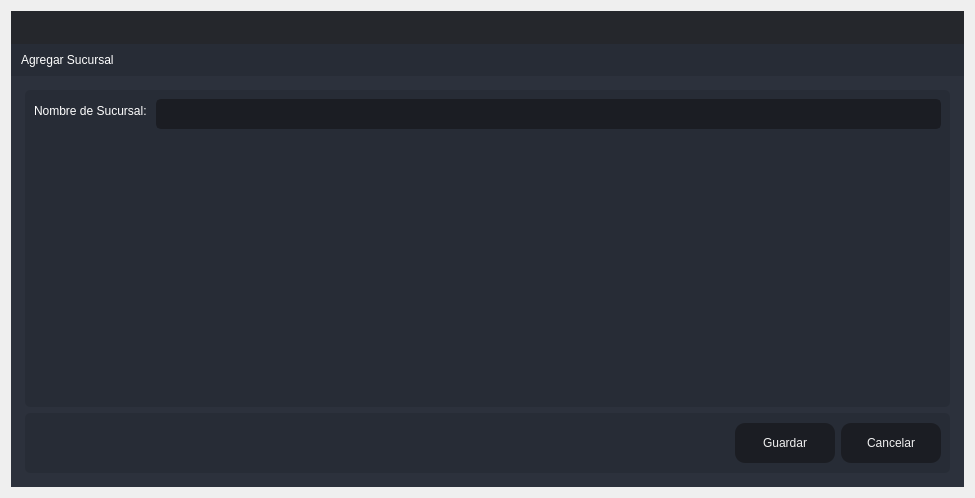
<?xml version="1.0" encoding="UTF-8"?>
<ui version="4.0">
 <class>Create_Sucursal</class>
 <widget class="QDialog" name="Create_Sucursal">
  <property name="windowModality">
   <enum>Qt::ApplicationModal</enum>
  </property>
  <property name="geometry">
   <rect>
    <x>0</x>
    <y>0</y>
    <width>975</width>
    <height>498</height>
   </rect>
  </property>
  <property name="windowTitle">
   <string>Agregar</string>
  </property>
  <layout class="QVBoxLayout" name="verticalLayout_6">
   <item>
    <widget class="QFrame" name="frame_main">
     <property name="styleSheet">
      <string notr="true">/* LINE EDIT */
QLineEdit {
	background-color: rgb(27, 29, 35);
	border-radius: 5px;
	border: 2px solid rgb(27, 29, 35);
	padding-left: 10px;
}
QLineEdit:hover {
	border: 2px solid rgb(64, 71, 88);
}
QLineEdit:focus {
	border: 2px solid rgb(91, 101, 124);
}

/* SCROLL BARS */
QScrollBar:horizontal {
    border: none;
    background: rgb(52, 59, 72);
    height: 14px;
    margin: 0px 21px 0 21px;
	border-radius: 0px;
}
QScrollBar::handle:horizontal {
    background: rgb(85, 170, 255);
    min-width: 25px;
	border-radius: 7px
}
QScrollBar::add-line:horizontal {
    border: none;
    background: rgb(55, 63, 77);
    width: 20px;
	border-top-right-radius: 7px;
    border-bottom-right-radius: 7px;
    subcontrol-position: right;
    subcontrol-origin: margin;
}
QScrollBar::sub-line:horizontal {
    border: none;
    background: rgb(55, 63, 77);
    width: 20px;
	border-top-left-radius: 7px;
    border-bottom-left-radius: 7px;
    subcontrol-position: left;
    subcontrol-origin: margin;
}
QScrollBar::up-arrow:horizontal, QScrollBar::down-arrow:horizontal
{
     background: none;
}
QScrollBar::add-page:horizontal, QScrollBar::sub-page:horizontal
{
     background: none;
}
 QScrollBar:vertical {
	border: none;
    background: rgb(52, 59, 72);
    width: 14px;
    margin: 21px 0 21px 0;
	border-radius: 0px;
 }
 QScrollBar::handle:vertical {	
	background: rgb(85, 170, 255);
    min-height: 25px;
	border-radius: 7px
 }
 QScrollBar::add-line:vertical {
     border: none;
    background: rgb(55, 63, 77);
     height: 20px;
	border-bottom-left-radius: 7px;
    border-bottom-right-radius: 7px;
     subcontrol-position: bottom;
     subcontrol-origin: margin;
 }
 QScrollBar::sub-line:vertical {
	border: none;
    background: rgb(55, 63, 77);
     height: 20px;
	border-top-left-radius: 7px;
    border-top-right-radius: 7px;
     subcontrol-position: top;
     subcontrol-origin: margin;
 }
 QScrollBar::up-arrow:vertical, QScrollBar::down-arrow:vertical {
     background: none;
 }

 QScrollBar::add-page:vertical, QScrollBar::sub-page:vertical {
     background: none;
 }

/* CHECKBOX */
QCheckBox::indicator {
    border: 3px solid rgb(52, 59, 72);
	width: 15px;
	height: 15px;
	border-radius: 10px;
    background: rgb(44, 49, 60);
}
QCheckBox::indicator:hover {
    border: 3px solid rgb(58, 66, 81);
}
QCheckBox::indicator:checked {
    background: 3px solid rgb(52, 59, 72);
	border: 3px solid rgb(52, 59, 72);	
	background-image: url(:/16x16/icons/16x16/cil-check-alt.png);
}

/* RADIO BUTTON */
QRadioButton::indicator {
    border: 3px solid rgb(52, 59, 72);
	width: 15px;
	height: 15px;
	border-radius: 10px;
    background: rgb(44, 49, 60);
}
QRadioButton::indicator:hover {
    border: 3px solid rgb(58, 66, 81);
}
QRadioButton::indicator:checked {
    background: 3px solid rgb(94, 106, 130);
	border: 3px solid rgb(52, 59, 72);	
}

/* COMBOBOX */
QComboBox{
	background-color: rgb(27, 29, 35);
	border-radius: 5px;
	border: 2px solid rgb(27, 29, 35);
	padding: 5px;
	padding-left: 10px;
}
QComboBox:hover{
	border: 2px solid rgb(64, 71, 88);
}
QComboBox::drop-down {
	subcontrol-origin: padding;
	subcontrol-position: top right;
	width: 25px; 
	border-left-width: 3px;
	border-left-color: rgba(39, 44, 54, 150);
	border-left-style: solid;
	border-top-right-radius: 3px;
	border-bottom-right-radius: 3px;	
	background-image: url(:/16x16/icons/16x16/cil-arrow-bottom.png);
	background-position: center;
	background-repeat: no-reperat;
 }
QComboBox QAbstractItemView {
	color: rgb(85, 170, 255);	
	background-color: rgb(27, 29, 35);
	padding: 10px;
	selection-background-color: rgb(39, 44, 54);
}

/* SLIDERS */
QSlider::groove:horizontal {
    border-radius: 9px;
    height: 18px;
	margin: 0px;
	background-color: rgb(52, 59, 72);
}
QSlider::groove:horizontal:hover {
	background-color: rgb(55, 62, 76);
}
QSlider::handle:horizontal {
    background-color: rgb(85, 170, 255);
    border: none;
    height: 18px;
    width: 18px;
    margin: 0px;
	border-radius: 9px;
}
QSlider::handle:horizontal:hover {
    background-color: rgb(105, 180, 255);
}
QSlider::handle:horizontal:pressed {
    background-color: rgb(65, 130, 195);
}

QSlider::groove:vertical {
    border-radius: 9px;
    width: 18px;
    margin: 0px;
	background-color: rgb(52, 59, 72);
}
QSlider::groove:vertical:hover {
	background-color: rgb(55, 62, 76);
}
QSlider::handle:vertical {
    background-color: rgb(85, 170, 255);
	border: none;
    height: 18px;
    width: 18px;
    margin: 0px;
	border-radius: 9px;
}
QSlider::handle:vertical:hover {
    background-color: rgb(105, 180, 255);
}
QSlider::handle:vertical:pressed {
    background-color: rgb(65, 130, 195);
}

</string>
     </property>
     <property name="frameShape">
      <enum>QFrame::NoFrame</enum>
     </property>
     <property name="frameShadow">
      <enum>QFrame::Raised</enum>
     </property>
     <layout class="QVBoxLayout" name="verticalLayout">
      <property name="spacing">
       <number>0</number>
      </property>
      <property name="leftMargin">
       <number>0</number>
      </property>
      <property name="topMargin">
       <number>0</number>
      </property>
      <property name="rightMargin">
       <number>0</number>
      </property>
      <property name="bottomMargin">
       <number>0</number>
      </property>
      <item>
       <widget class="QFrame" name="frame_top">
        <property name="minimumSize">
         <size>
          <width>0</width>
          <height>65</height>
         </size>
        </property>
        <property name="maximumSize">
         <size>
          <width>16777215</width>
          <height>65</height>
         </size>
        </property>
        <property name="styleSheet">
         <string notr="true">background-color: transparent;</string>
        </property>
        <property name="frameShape">
         <enum>QFrame::NoFrame</enum>
        </property>
        <property name="frameShadow">
         <enum>QFrame::Raised</enum>
        </property>
        <layout class="QHBoxLayout" name="horizontalLayout_3">
         <property name="spacing">
          <number>0</number>
         </property>
         <property name="leftMargin">
          <number>0</number>
         </property>
         <property name="topMargin">
          <number>0</number>
         </property>
         <property name="rightMargin">
          <number>0</number>
         </property>
         <property name="bottomMargin">
          <number>0</number>
         </property>
         <item>
          <widget class="QFrame" name="frame_toggle">
           <property name="maximumSize">
            <size>
             <width>70</width>
             <height>16777215</height>
            </size>
           </property>
           <property name="styleSheet">
            <string notr="true">background-color: rgb(27, 29, 35);</string>
           </property>
           <property name="frameShape">
            <enum>QFrame::NoFrame</enum>
           </property>
           <property name="frameShadow">
            <enum>QFrame::Raised</enum>
           </property>
           <layout class="QVBoxLayout" name="verticalLayout_3">
            <property name="spacing">
             <number>0</number>
            </property>
            <property name="leftMargin">
             <number>0</number>
            </property>
            <property name="topMargin">
             <number>0</number>
            </property>
            <property name="rightMargin">
             <number>0</number>
            </property>
            <property name="bottomMargin">
             <number>0</number>
            </property>
           </layout>
          </widget>
         </item>
         <item>
          <widget class="QFrame" name="frame_top_right">
           <property name="styleSheet">
            <string notr="true">background: transparent;</string>
           </property>
           <property name="frameShape">
            <enum>QFrame::NoFrame</enum>
           </property>
           <property name="frameShadow">
            <enum>QFrame::Raised</enum>
           </property>
           <layout class="QVBoxLayout" name="verticalLayout_2">
            <property name="spacing">
             <number>0</number>
            </property>
            <property name="leftMargin">
             <number>0</number>
            </property>
            <property name="topMargin">
             <number>0</number>
            </property>
            <property name="rightMargin">
             <number>0</number>
            </property>
            <property name="bottomMargin">
             <number>0</number>
            </property>
            <item>
             <widget class="QFrame" name="frame_top_btns">
              <property name="maximumSize">
               <size>
                <width>16777215</width>
                <height>42</height>
               </size>
              </property>
              <property name="styleSheet">
               <string notr="true">background-color: rgba(27, 29, 35, 200)</string>
              </property>
              <property name="frameShape">
               <enum>QFrame::NoFrame</enum>
              </property>
              <property name="frameShadow">
               <enum>QFrame::Raised</enum>
              </property>
              <layout class="QHBoxLayout" name="horizontalLayout_4">
               <property name="spacing">
                <number>0</number>
               </property>
               <property name="leftMargin">
                <number>0</number>
               </property>
               <property name="topMargin">
                <number>0</number>
               </property>
               <property name="rightMargin">
                <number>0</number>
               </property>
               <property name="bottomMargin">
                <number>0</number>
               </property>
               <item>
                <widget class="QFrame" name="frame_label_top_btns">
                 <property name="sizePolicy">
                  <sizepolicy hsizetype="Expanding" vsizetype="Preferred">
                   <horstretch>0</horstretch>
                   <verstretch>0</verstretch>
                  </sizepolicy>
                 </property>
                 <property name="frameShape">
                  <enum>QFrame::NoFrame</enum>
                 </property>
                 <property name="frameShadow">
                  <enum>QFrame::Raised</enum>
                 </property>
                 <layout class="QHBoxLayout" name="horizontalLayout_10">
                  <property name="spacing">
                   <number>0</number>
                  </property>
                  <property name="leftMargin">
                   <number>5</number>
                  </property>
                  <property name="topMargin">
                   <number>0</number>
                  </property>
                  <property name="rightMargin">
                   <number>10</number>
                  </property>
                  <property name="bottomMargin">
                   <number>0</number>
                  </property>
                 </layout>
                </widget>
               </item>
               <item alignment="Qt::AlignRight">
                <widget class="QFrame" name="frame_btns_right">
                 <property name="sizePolicy">
                  <sizepolicy hsizetype="Expanding" vsizetype="Preferred">
                   <horstretch>0</horstretch>
                   <verstretch>0</verstretch>
                  </sizepolicy>
                 </property>
                 <property name="maximumSize">
                  <size>
                   <width>120</width>
                   <height>16777215</height>
                  </size>
                 </property>
                 <property name="frameShape">
                  <enum>QFrame::NoFrame</enum>
                 </property>
                 <property name="frameShadow">
                  <enum>QFrame::Raised</enum>
                 </property>
                 <layout class="QHBoxLayout" name="horizontalLayout_5">
                  <property name="spacing">
                   <number>0</number>
                  </property>
                  <property name="leftMargin">
                   <number>0</number>
                  </property>
                  <property name="topMargin">
                   <number>0</number>
                  </property>
                  <property name="rightMargin">
                   <number>0</number>
                  </property>
                  <property name="bottomMargin">
                   <number>0</number>
                  </property>
                 </layout>
                </widget>
               </item>
              </layout>
             </widget>
            </item>
            <item>
             <widget class="QFrame" name="frame_top_info">
              <property name="maximumSize">
               <size>
                <width>16777215</width>
                <height>65</height>
               </size>
              </property>
              <property name="styleSheet">
               <string notr="true">background-color: rgb(39, 44, 54);</string>
              </property>
              <property name="frameShape">
               <enum>QFrame::NoFrame</enum>
              </property>
              <property name="frameShadow">
               <enum>QFrame::Raised</enum>
              </property>
              <layout class="QHBoxLayout" name="horizontalLayout_8">
               <property name="spacing">
                <number>0</number>
               </property>
               <property name="leftMargin">
                <number>10</number>
               </property>
               <property name="topMargin">
                <number>0</number>
               </property>
               <property name="rightMargin">
                <number>10</number>
               </property>
               <property name="bottomMargin">
                <number>0</number>
               </property>
               <item>
                <widget class="QLabel" name="label">
                 <property name="styleSheet">
                  <string notr="true">font: 75 16pt &quot;MS Shell Dlg 2&quot;;
color: rgb(255, 255, 255);</string>
                 </property>
                 <property name="text">
                  <string>Agregar Sucursal</string>
                 </property>
                </widget>
               </item>
              </layout>
             </widget>
            </item>
           </layout>
          </widget>
         </item>
        </layout>
       </widget>
      </item>
      <item>
       <widget class="QFrame" name="frame_center">
        <property name="sizePolicy">
         <sizepolicy hsizetype="Expanding" vsizetype="Expanding">
          <horstretch>0</horstretch>
          <verstretch>0</verstretch>
         </sizepolicy>
        </property>
        <property name="styleSheet">
         <string notr="true">background-color: rgb(40, 44, 52);</string>
        </property>
        <property name="frameShape">
         <enum>QFrame::NoFrame</enum>
        </property>
        <property name="frameShadow">
         <enum>QFrame::Raised</enum>
        </property>
        <layout class="QHBoxLayout" name="horizontalLayout_2">
         <property name="spacing">
          <number>0</number>
         </property>
         <property name="leftMargin">
          <number>0</number>
         </property>
         <property name="topMargin">
          <number>0</number>
         </property>
         <property name="rightMargin">
          <number>0</number>
         </property>
         <property name="bottomMargin">
          <number>0</number>
         </property>
         <item>
          <widget class="QFrame" name="frame_content_right">
           <property name="styleSheet">
            <string notr="true">background-color: rgb(44, 49, 60);</string>
           </property>
           <property name="frameShape">
            <enum>QFrame::NoFrame</enum>
           </property>
           <property name="frameShadow">
            <enum>QFrame::Raised</enum>
           </property>
           <layout class="QVBoxLayout" name="verticalLayout_4">
            <property name="spacing">
             <number>0</number>
            </property>
            <property name="leftMargin">
             <number>0</number>
            </property>
            <property name="topMargin">
             <number>0</number>
            </property>
            <property name="rightMargin">
             <number>0</number>
            </property>
            <property name="bottomMargin">
             <number>0</number>
            </property>
            <item>
             <widget class="QFrame" name="frame_content">
              <property name="frameShape">
               <enum>QFrame::NoFrame</enum>
              </property>
              <property name="frameShadow">
               <enum>QFrame::Raised</enum>
              </property>
              <layout class="QVBoxLayout" name="verticalLayout_9">
               <property name="spacing">
                <number>0</number>
               </property>
               <property name="leftMargin">
                <number>5</number>
               </property>
               <property name="topMargin">
                <number>5</number>
               </property>
               <property name="rightMargin">
                <number>5</number>
               </property>
               <property name="bottomMargin">
                <number>5</number>
               </property>
               <item>
                <widget class="QStackedWidget" name="stackedWidget">
                 <property name="styleSheet">
                  <string notr="true">background: transparent;</string>
                 </property>
                 <property name="currentIndex">
                  <number>0</number>
                 </property>
                 <widget class="QWidget" name="page_home">
                  <layout class="QVBoxLayout" name="verticalLayout_10">
                   <item>
                    <widget class="QFrame" name="frame">
                     <property name="styleSheet">
                      <string notr="true">background-color: rgb(39, 44, 54);
border-radius: 5px;</string>
                     </property>
                     <property name="frameShape">
                      <enum>QFrame::StyledPanel</enum>
                     </property>
                     <property name="frameShadow">
                      <enum>QFrame::Raised</enum>
                     </property>
                     <layout class="QVBoxLayout" name="verticalLayout_5">
                      <item>
                       <layout class="QFormLayout" name="formLayout_2">
                        <item row="0" column="1">
                         <widget class="QLineEdit" name="lineEditCreate">
                          <property name="minimumSize">
                           <size>
                            <width>0</width>
                            <height>30</height>
                           </size>
                          </property>
                          <property name="styleSheet">
                           <string notr="true">QLineEdit {
	background-color: rgb(27, 29, 35);
	border-radius: 5px;
	border: 2px solid rgb(27, 29, 35);
	padding-left: 10px;
	font: 75 12pt &quot;MS Shell Dlg 2&quot;;
	color: rgb(255, 255, 255);
}
QLineEdit:hover {
	border: 2px solid rgb(64, 71, 88);
}
QLineEdit:focus {
	border: 2px solid rgb(91, 101, 124);
}</string>
                          </property>
                         </widget>
                        </item>
                        <item row="0" column="0">
                         <widget class="QLabel" name="label_2">
                          <property name="styleSheet">
                           <string notr="true">font: 75 12pt &quot;MS Shell Dlg 2&quot;;
color: rgb(255, 255, 255);</string>
                          </property>
                          <property name="text">
                           <string>Nombre de Sucursal: </string>
                          </property>
                         </widget>
                        </item>
                       </layout>
                      </item>
                     </layout>
                    </widget>
                   </item>
                   <item>
                    <widget class="QFrame" name="frame_2">
                     <property name="minimumSize">
                      <size>
                       <width>0</width>
                       <height>60</height>
                      </size>
                     </property>
                     <property name="maximumSize">
                      <size>
                       <width>16777215</width>
                       <height>60</height>
                      </size>
                     </property>
                     <property name="styleSheet">
                      <string notr="true">background-color: rgb(39, 44, 54);
border-radius: 5px;</string>
                     </property>
                     <property name="frameShape">
                      <enum>QFrame::StyledPanel</enum>
                     </property>
                     <property name="frameShadow">
                      <enum>QFrame::Raised</enum>
                     </property>
                     <layout class="QHBoxLayout" name="horizontalLayout_9">
                      <item>
                       <layout class="QGridLayout" name="gridLayout">
                        <item row="0" column="0">
                         <spacer name="horizontalSpacer">
                          <property name="orientation">
                           <enum>Qt::Horizontal</enum>
                          </property>
                          <property name="sizeHint" stdset="0">
                           <size>
                            <width>40</width>
                            <height>20</height>
                           </size>
                          </property>
                         </spacer>
                        </item>
                        <item row="0" column="1">
                         <widget class="QPushButton" name="btnAgregar">
                          <property name="minimumSize">
                           <size>
                            <width>100</width>
                            <height>40</height>
                           </size>
                          </property>
                          <property name="styleSheet">
                           <string notr="true">QPushButton {
	border-color: rgb(27, 29, 35);
	font: 75 10pt &quot;MS Shell Dlg 2&quot;;
	color: rgb(240, 240, 240);
	background-color: rgb(27, 29, 35);
	border: 0px solid;
	border-radius: 10px;	
}
QPushButton:hover {
	background-color:rgb(44, 49, 60);
	border-color: rgb(27, 29, 35);
	border: 2px solid;
}</string>
                          </property>
                          <property name="text">
                           <string>Guardar</string>
                          </property>
                         </widget>
                        </item>
                        <item row="0" column="2">
                         <widget class="QPushButton" name="btnCancelar">
                          <property name="minimumSize">
                           <size>
                            <width>100</width>
                            <height>40</height>
                           </size>
                          </property>
                          <property name="styleSheet">
                           <string notr="true">QPushButton {
	border-color: rgb(27, 29, 35);
	font: 75 10pt &quot;MS Shell Dlg 2&quot;;
	color: rgb(240, 240, 240);
	background-color: rgb(27, 29, 35);
	border: 0px solid;
	border-radius: 10px;	
}
QPushButton:hover {
	background-color:rgb(44, 49, 60);
	border-color: rgb(27, 29, 35);
	border: 2px solid;
}</string>
                          </property>
                          <property name="text">
                           <string>Cancelar</string>
                          </property>
                         </widget>
                        </item>
                       </layout>
                      </item>
                     </layout>
                    </widget>
                   </item>
                  </layout>
                 </widget>
                </widget>
               </item>
              </layout>
             </widget>
            </item>
           </layout>
          </widget>
         </item>
        </layout>
       </widget>
      </item>
     </layout>
    </widget>
   </item>
  </layout>
 </widget>
 <resources/>
 <connections/>
</ui>
